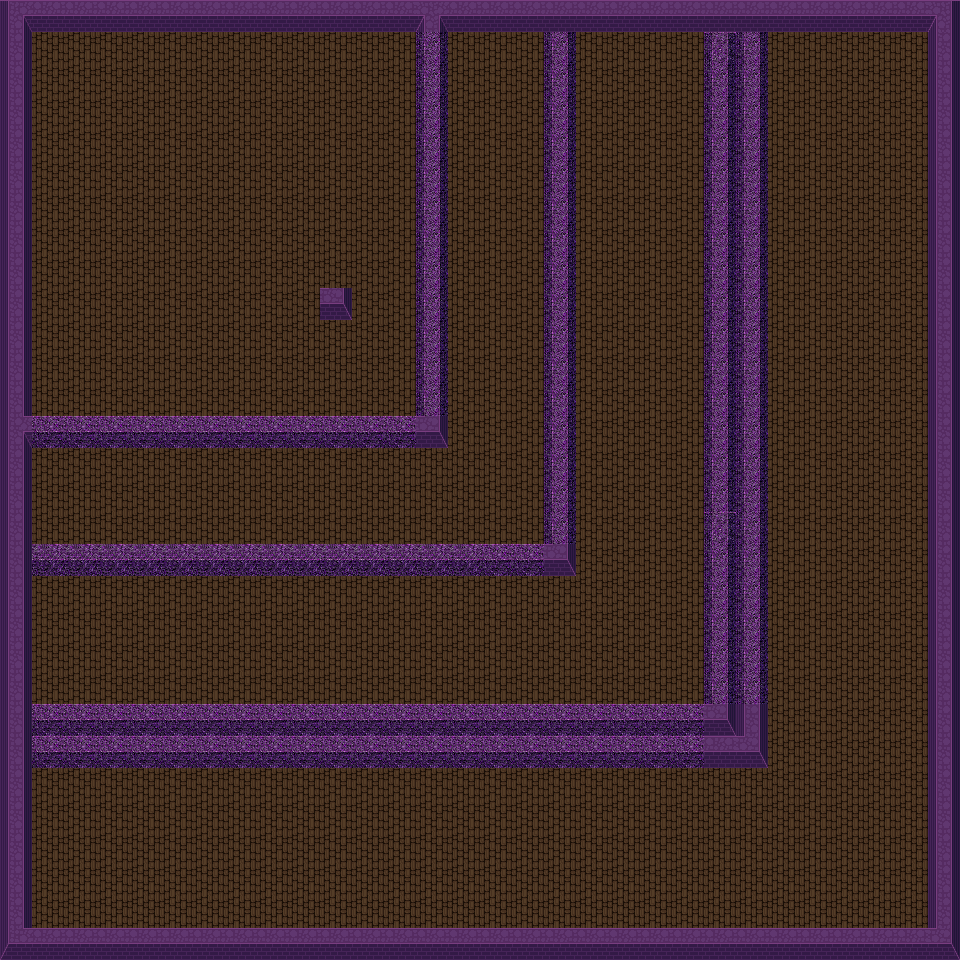

A level layout from a 2D game, rendered from its tile map. Below: a short description, then the map file with tile-grid data replaced by summaries:
An orthogonal 30x30 tile map with 32x32 px tiles, 1 tile layer (Tiles) and 68 objects.

<map version="1.2" tiledversion="1.3.3" orientation="orthogonal" renderorder="left-up" width="30" height="30" tilewidth="32" tileheight="32" infinite="0" nextlayerid="3" nextobjectid="1888">
 <tileset firstgid="1" source="Tileset_test2.tsx" />
 <layer id="1" name="Tiles" width="30" height="30">
  <data>[900 cells, 900 non-empty, 13 distinct tile ids]</data>
 </layer>
 <objectgroup id="2" name="Entities">
  <object id="1809" gid="513" x="288" y="320" width="32" height="32">
   <properties>
    <property name="doorID" type="int" value="0" />
   </properties>
  </object>
  <object id="1810" gid="513" x="256" y="320" width="32" height="32">
   <properties>
    <property name="doorID" type="int" value="0" />
   </properties>
  </object>
  <object id="1811" gid="513" x="224" y="320" width="32" height="32">
   <properties>
    <property name="doorID" type="int" value="0" />
   </properties>
  </object>
  <object id="1812" gid="513" x="192" y="320" width="32" height="32">
   <properties>
    <property name="doorID" type="int" value="0" />
   </properties>
  </object>
  <object id="1813" gid="513" x="160" y="320" width="32" height="32">
   <properties>
    <property name="doorID" type="int" value="0" />
   </properties>
  </object>
  <object id="1814" gid="513" x="128" y="320" width="32" height="32">
   <properties>
    <property name="doorID" type="int" value="0" />
   </properties>
  </object>
  <object id="1815" gid="513" x="64" y="320" width="32" height="32">
   <properties>
    <property name="doorID" type="int" value="0" />
   </properties>
  </object>
  <object id="1816" gid="513" x="96" y="320" width="32" height="32">
   <properties>
    <property name="doorID" type="int" value="0" />
   </properties>
  </object>
  <object id="1817" gid="513" x="32" y="320" width="32" height="32">
   <properties>
    <property name="doorID" type="int" value="0" />
   </properties>
  </object>
  <object id="1818" gid="514" x="320" y="288" width="32" height="32">
   <properties>
    <property name="doorID" type="int" value="0" />
   </properties>
  </object>
  <object id="1819" gid="514" x="320" y="256" width="32" height="32">
   <properties>
    <property name="doorID" type="int" value="0" />
   </properties>
  </object>
  <object id="1820" gid="514" x="320" y="224" width="32" height="32">
   <properties>
    <property name="doorID" type="int" value="0" />
   </properties>
  </object>
  <object id="1821" gid="514" x="320" y="192" width="32" height="32">
   <properties>
    <property name="doorID" type="int" value="0" />
   </properties>
  </object>
  <object id="1822" gid="514" x="320" y="160" width="32" height="32">
   <properties>
    <property name="doorID" type="int" value="0" />
   </properties>
  </object>
  <object id="1823" gid="514" x="320" y="128" width="32" height="32">
   <properties>
    <property name="doorID" type="int" value="0" />
   </properties>
  </object>
  <object id="1824" gid="514" x="320" y="96" width="32" height="32">
   <properties>
    <property name="doorID" type="int" value="0" />
   </properties>
  </object>
  <object id="1825" gid="514" x="320" y="64" width="32" height="32">
   <properties>
    <property name="doorID" type="int" value="0" />
   </properties>
  </object>
  <object id="1826" gid="18" x="96" y="128" width="32" height="32" />
  <object id="1831" gid="553" x="256" y="128" width="32" height="32" />
  <object id="1832" gid="558" x="224" y="256" width="32" height="32" />
  <object id="1833" gid="559" x="64" y="256" width="32" height="32" />
  <object id="1834" gid="560" x="64" y="64" width="32" height="32" />
  <object id="1835" gid="560" x="96" y="64" width="32" height="32" />
  <object id="1836" gid="560" x="160" y="64" width="32" height="32" />
  <object id="1837" gid="560" x="128" y="64" width="32" height="32" />
  <object id="1839" gid="510" x="32" y="704" width="32" height="32" />
  <object id="1840" gid="510" x="672" y="704" width="32" height="32" />
  <object id="1843" gid="510" x="672" y="64" width="32" height="32" />
  <object id="1844" gid="469" x="896" y="64" width="32" height="32" />
  <object id="1845" gid="469" x="832" y="864" width="32" height="32" />
  <object id="1847" gid="469" x="32" y="928" width="32" height="32" />
  <object id="1848" gid="428" x="32" y="800" width="32" height="32" />
  <object id="1849" gid="428" x="768" y="800" width="32" height="32" />
  <object id="1850" gid="428" x="768" y="64" width="32" height="32" />
  <object id="1851" gid="553" x="512" y="544" width="32" height="32" />
  <object id="1852" gid="553" x="512" y="64" width="32" height="32" />
  <object id="1853" gid="553" x="32" y="544" width="32" height="32" />
  <object id="1854" gid="553" x="320" y="704" width="32" height="32" />
  <object id="1856" gid="553" x="384" y="928" width="32" height="32" />
  <object id="1857" gid="553" x="896" y="384" width="32" height="32" />
  <object id="1858" gid="553" x="672" y="288" width="32" height="32" />
  <object id="1861" gid="560" x="544" y="608" width="32" height="32" />
  <object id="1862" gid="560" x="576" y="576" width="32" height="32" />
  <object id="1863" gid="560" x="704" y="800" width="32" height="32" />
  <object id="1864" gid="560" x="736" y="800" width="32" height="32" />
  <object id="1865" gid="560" x="768" y="768" width="32" height="32" />
  <object id="1866" gid="560" x="768" y="736" width="32" height="32" />
  <object id="1867" gid="560" x="320" y="352" width="32" height="32" />
  <object id="1868" gid="560" x="352" y="320" width="32" height="32" />
  <object id="1869" gid="560" x="896" y="416" width="32" height="32" />
  <object id="1870" gid="560" x="896" y="352" width="32" height="32" />
  <object id="1871" gid="560" x="416" y="928" width="32" height="32" />
  <object id="1872" gid="560" x="352" y="928" width="32" height="32" />
  <object id="1873" gid="560" x="352" y="704" width="32" height="32" />
  <object id="1874" gid="560" x="288" y="704" width="32" height="32" />
  <object id="1875" gid="560" x="672" y="320" width="32" height="32" />
  <object id="1876" gid="560" x="672" y="256" width="32" height="32" />
  <object id="1877" gid="560" x="608" y="64" width="32" height="32" />
  <object id="1878" gid="560" x="576" y="64" width="32" height="32" />
  <object id="1879" gid="560" x="800" y="64" width="32" height="32" />
  <object id="1880" gid="560" x="832" y="64" width="32" height="32" />
  <object id="1881" gid="560" x="864" y="64" width="32" height="32" />
  <object id="1882" gid="560" x="32" y="896" width="32" height="32" />
  <object id="1883" gid="560" x="32" y="864" width="32" height="32" />
  <object id="1884" gid="560" x="32" y="832" width="32" height="32" />
  <object id="1885" gid="550" x="384" y="128" width="32" height="32" />
  <object id="1886" gid="550" x="96" y="416" width="32" height="32" />
  <object id="1887" gid="515" x="896" y="928" width="32" height="32">
   <properties>
    <property name="levelSkip" type="int" value="1" />
   </properties>
  </object>
 </objectgroup>
</map>
